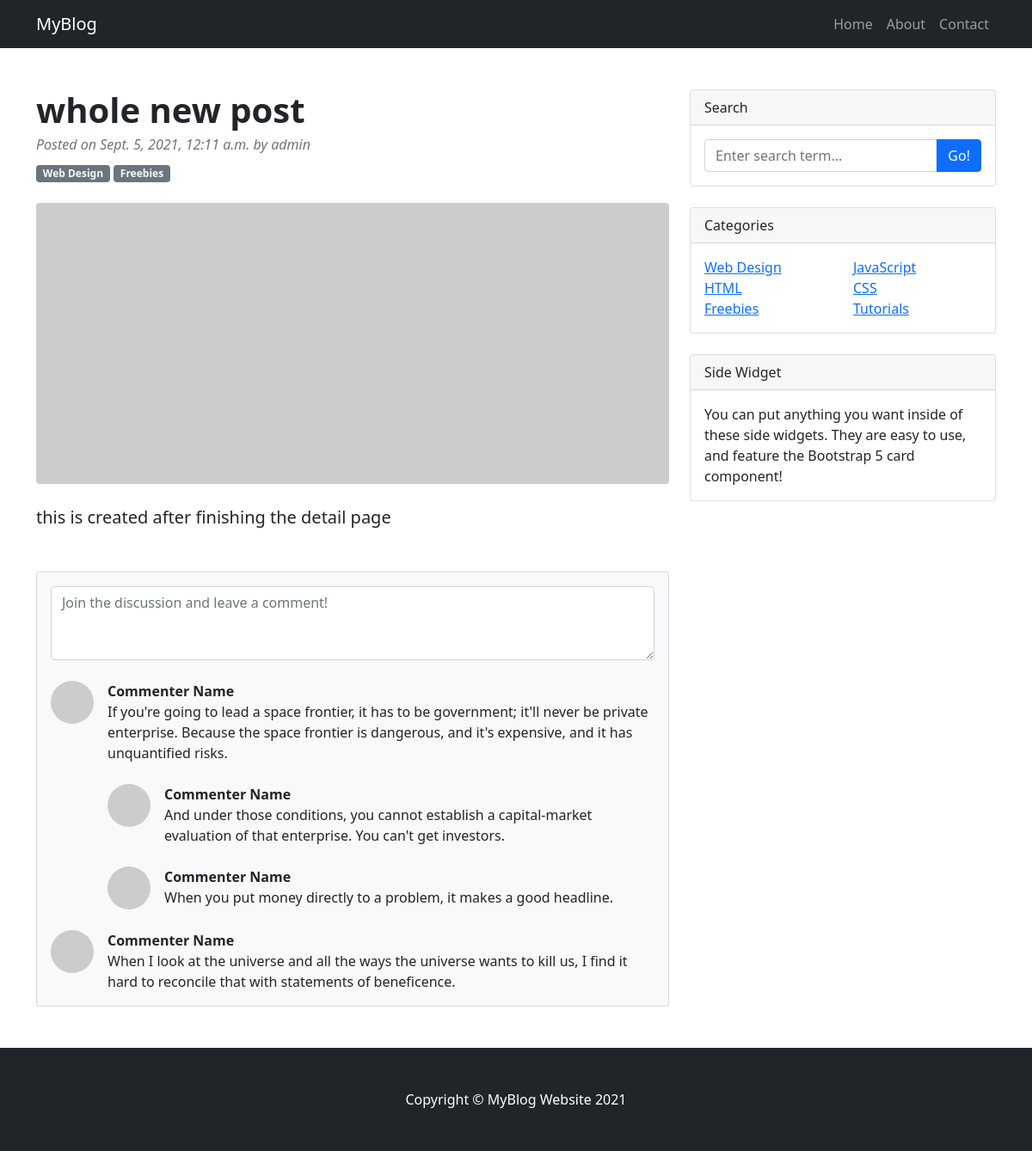
Page /post/20/ on the committed database.
### posts/models.py (models this page shows, shortened)
class Post(models.Model):
    title = models.CharField(max_length=100)
    content = models.TextField()
    created_on = models.DateTimeField(auto_now_add=True)
    updated_on = models.DateTimeField(auto_now=True)
    class Meta:
        ordering = ('-created_on',)

### posts/views.py (the view)
# urls.py: path('post/<id>/', views.post_detail, name='post_detail'),
def post_detail(request, id):
    post = Post.objects.get(id=id)
    context = {
        'post': post
    }
    return render(request, 'front/post_detail.html', context)

### templates/front/post_detail.html (shortened to what this page needs)
{% extends 'front/front_base.html' %}
{% block content %}
<div class="container mt-5">
    <div class="row">
        <div class="col-lg-8">
            <article>
                <header class="mb-4">
                    <h1 class="fw-bolder mb-1"> {{post.title}} </h1>
                    <div class="text-muted fst-italic mb-2">Posted on {{post.created_on}} by admin</div>
                    <a class="badge bg-secondary text-decoration-none link-light" href="#!">Web Design</a>
                    <a class="badge bg-secondary text-decoration-none link-light" href="#!">Freebies</a>
                </header>
                <figure class="mb-4"><img class="img-fluid rounded" src="https://dummyimage.com/900x400/ced4da/6c757d.jpg" alt="..." /></figure>
                <section class="mb-5">
                    <p class="fs-5 mb-4"> {{post.content}} </p>
                </section>
            </article>
            <section class="mb-5">
                <div class="card bg-light">
                    <div class="card-body">
                        <form class="mb-4"><textarea class="form-control" rows="3" placeholder="Join the discussion and leave a comment!"></textarea></form>
                        <div class="d-flex mb-4">
                            <div class="flex-shrink-0"><img class="rounded-circle" src="https://dummyimage.com/50x50/ced4da/6c757d.jpg" alt="..." /></div>
                            <div class="ms-3">
                                <div class="fw-bold">Commenter Name</div>
                                If you're going to lead a space frontier, it has to be government; it'll never be private enterprise. Because the space frontier is dangerous, and it's expensive, and it has unquantified risks.
                                <div class="d-flex mt-4">
                                    <div class="flex-shrink-0"><img class="rounded-circle" src="https://dummyimage.com/50x50/ced4da/6c757d.jpg" alt="..." /></div>
                                    <div class="ms-3">
                                        <div class="fw-bold">Commenter Name</div>
                                        And under those conditions, you cannot establish a capital-market evaluation of that enterprise. You can't get investors.
                                    </div>
                                </div>
                                <div class="d-flex mt-4">
                                    <div class="flex-shrink-0"><img class="rounded-circle" src="https://dummyimage.com/50x50/ced4da/6c757d.jpg" alt="..." /></div>
                                    <div class="ms-3">
                                        <div class="fw-bold">Commenter Name</div>
                                        When you put money directly to a problem, it makes a good headline.
                                    </div>
                                </div>
                            </div>
                        </div>
                        <div class="d-flex">
                            <div class="flex-shrink-0"><img class="rounded-circle" src="https://dummyimage.com/50x50/ced4da/6c757d.jpg" alt="..." /></div>
                            <div class="ms-3">
                                <div class="fw-bold">Commenter Name</div>
                                When I look at the universe and all the ways the universe wants to kill us, I find it hard to reconcile that with statements of beneficence.
                            </div>
                        </div>
                    </div>
                </div>
            </section>
        </div>
        <div class="col-lg-4">
            <div class="card mb-4">
                <div class="card-header">Search</div>
                <div class="card-body">
                    <div class="input-group">
                        <input class="form-control" type="text" placeholder="Enter search term..." aria-label="Enter search term..." aria-describedby="button-search" />
                        <button class="btn btn-primary" id="button-search" type="button">Go!</button>
                    </div>
                </div>
            </div>
            <div class="card mb-4">
                <div class="card-header">Categories</div>
                <div class="card-body">
                    <div class="row">
                        <div class="col-sm-6">
                            <ul class="list-unstyled mb-0">
                                <li><a href="#!">Web Design</a></li>
                                <li><a href="#!">HTML</a></li>
                                <li><a href="#!">Freebies</a></li>
                            </ul>
                        </div>
                        <div class="col-sm-6">
                            <ul class="list-unstyled mb-0">
                                <li><a href="#!">JavaScript</a></li>
                                <li><a href="#!">CSS</a></li>
                                <li><a href="#!">Tutorials</a></li>
                            </ul>
                        </div>
                    </div>
                </div>
            </div>
            <div class="card mb-4">
                <div class="card-header">Side Widget</div>
                <div class="card-body">You can put anything you want inside of these side widgets. They are easy to use, and feature the Bootstrap 5 card component!</div>
            </div>
        </div>
    </div>
</div>
{% endblock %}

### rows in the picture
Post: title "whole new post", created_on "Sept. 5, 2021, 12:11 a.m.", content "this is created after finishing the detail page"
